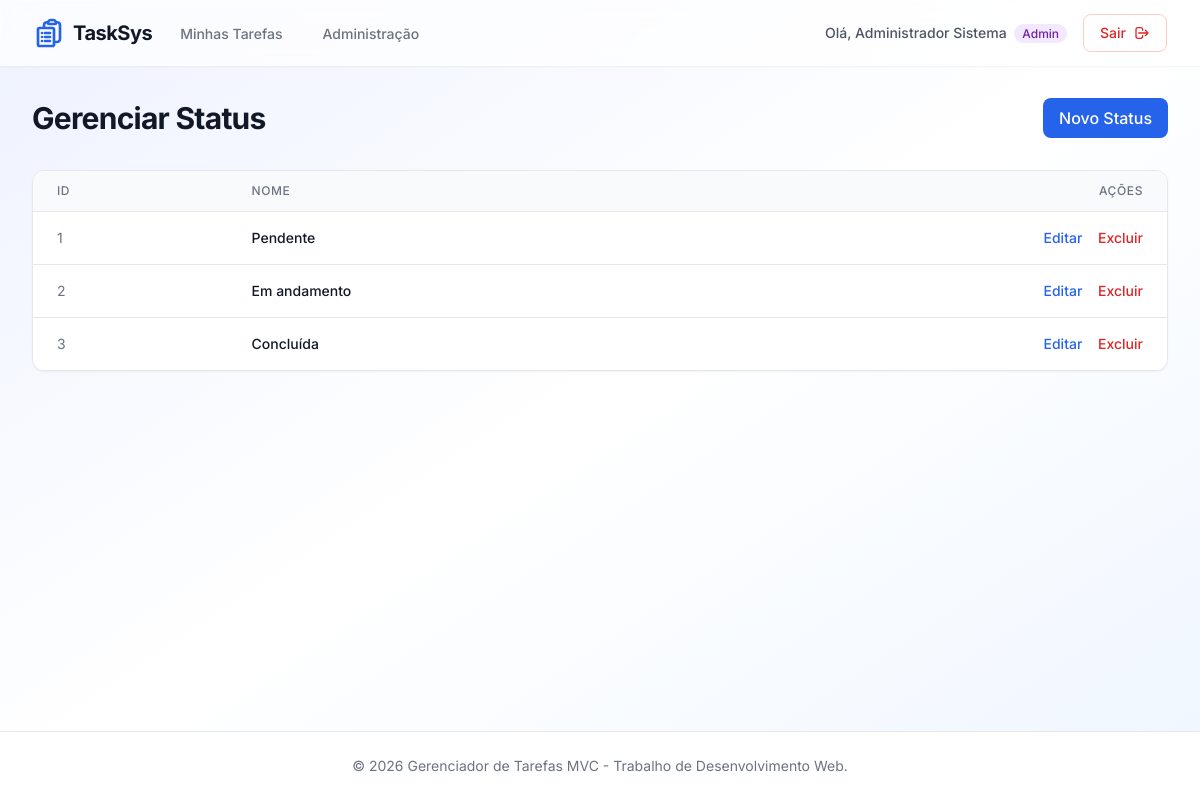
/index.php?c=admin&a=status (signed in), run on the app's committed database.
### tables this page shows
CREATE TABLE status (
            id INTEGER PRIMARY KEY AUTOINCREMENT,
            nome TEXT NOT NULL
        );

### app/controllers/Controller.php (called while the page is built, shortened)
<?php
class Controller {
    protected function render($view, $data = []) {
        extract($data);
        require_once __DIR__ . '/../views/' . $view . '.php';
        require_once __DIR__ . '/../views/layouts/main.php';
    }
}

### app/controllers/AdminController.php (called while the page is built, shortened)
<?php
class AdminController extends Controller {
    public function status() {
        $status = Status::listar();
        $this->render('admin/status/index', ['status' => $status]);
    }
}

### app/models/Status.php (called while the page is built, shortened)
<?php
class Status {
    public static function listar() {
        $db = Database::getConnection();
        return $db->query("SELECT * FROM status")->fetchAll();
    }
}

### app/views/admin/status/index.php (the view)
<div class="mb-8 flex items-center justify-between">
    <div>
        <h1 class="text-3xl font-bold text-gray-900 tracking-tight">Gerenciar Status</h1>
    </div>
    <a href="index.php?c=admin&a=status_form" class="bg-blue-600 hover:bg-blue-700 text-white px-4 py-2 rounded-lg font-medium inline-flex items-center gap-2">
        Novo Status
    </a>
</div>
<div class="bg-white rounded-xl shadow-sm border border-gray-200 overflow-hidden">
    <table class="min-w-full divide-y divide-gray-200">
        <thead class="bg-gray-50">
            <tr>
                <th class="px-6 py-3 text-left text-xs font-medium text-gray-500 uppercase tracking-wider">ID</th>
                <th class="px-6 py-3 text-left text-xs font-medium text-gray-500 uppercase tracking-wider">Nome</th>
                <th class="px-6 py-3 text-right text-xs font-medium text-gray-500 uppercase tracking-wider">Ações</th>
            </tr>
        </thead>
        <tbody class="bg-white divide-y divide-gray-200">
            <?php foreach ($status as $s): ?>
            <tr class="hover:bg-gray-50">
                <td class="px-6 py-4 whitespace-nowrap text-sm text-gray-500"><?= $s['id'] ?></td>
                <td class="px-6 py-4 whitespace-nowrap text-sm font-medium text-gray-900"><?= htmlspecialchars($s['nome']) ?></td>
                <td class="px-6 py-4 whitespace-nowrap text-right text-sm font-medium">
                    <a href="index.php?c=admin&a=status_form&id=<?= $s['id'] ?>" class="text-blue-600 hover:text-blue-900 mr-3">Editar</a>
                    <a href="index.php?c=admin&a=status_excluir&id=<?= $s['id'] ?>" class="text-red-600 hover:text-red-900" onclick="return confirm('Excluir status? As tarefas usando ele podem apresentar problemas.')">Excluir</a>
                </td>
            </tr>
            <?php endforeach; ?>
        </tbody>
    </table>
</div>

### app/views/layouts/main.php (style rules this page uses)
body { font-family: 'Inter', sans-serif; }

### data on the page
status: id "1", nome "Pendente"
status: id "2", nome "Em andamento"
status: id "3", nome "Concluída"

### other printed values
$userName "Administrador Sistema"
